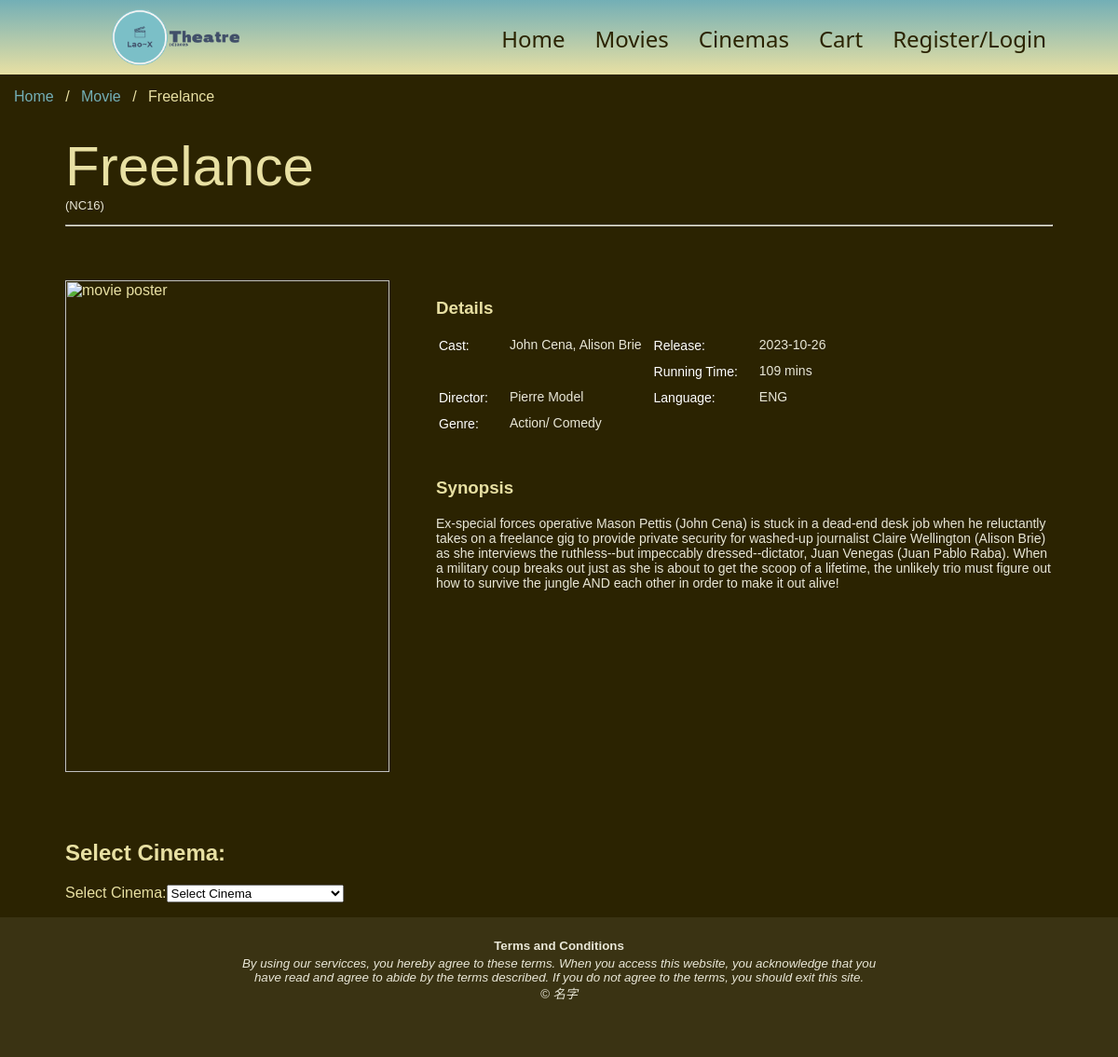
The app's page /get_movie.php?movie=1 with its own data.
### tables this page shows
CREATE TABLE IF NOT EXISTS `MOVIE` 
(
  `movie_id` int(5) NOT NULL AUTO_INCREMENT,
  `movie_name` varchar(50) NOT NULL,
  `duration` int(3) NOT NULL COMMENT 'mins',
  `language` varchar(3) NOT NULL COMMENT 'ENG / CHI/  HIN / MAL',
  `genre` varchar(50) NOT NULL,
  `cast` varchar(50) NOT NULL,
  `release_date` date NOT NULL,
  `synopsis` varchar(10000) NOT NULL,
  `image_dir` varchar(500) NOT NULL,
  `rating` varchar(50) NOT NULL,
   
  `director` varchar(200) NOT NULL,
  PRIMARY KEY (`movie_id`)
  
);

### get_movie.php (the view, shortened to what this page needs)
<?php
    $servername ="localhost";
    $username = "f32ee";
    $password = "f32ee";
    $dbname = "f32ee";
    $movie_id = (int)$_GET['movie'];
    $db = mysqli_connect($servername, $username, $password, $dbname);
    $query = "SELECT * FROM MOVIE WHERE movie_id=$movie_id";
    $result = $db->query($query);
    $row = $result->fetch_assoc();
    $movie_name = $row['movie_name'];
    $duration = $row['duration'];
    $language = $row['language'];
    $genre = $row['genre'];
    $release_date = $row['release_date'];
    $image_dir = $row['image_dir'];
    $synopsis = $row['synopsis'];
    $rating = $row['rating'];
    $cast = $row['cast'];
    $director = $row['director'];
?>
<html lang="en">
<head>
    <link rel="stylesheet" href="style.css">
</head>
<body>
    <div id="wrapper">
        <header id="cinema_header">
                <img id='cinema_logo' src="image/logo.png" alt="logo" >
                <table class="cinema">
                    <tr>
                        <td>
                            <a href="index.html">Home</a>
                        </td>
                        <td>
                            <a href="movies.html">Movies</a>
                        </td>
                        <td>
                            <a href="cinema.html">Cinemas</a>
                        </td>
                        <td>
                            <a href="cart.php">Cart</a>
                        </td>
                        <td>
                            <a href="login.html">Register/Login</a>
                        </td>
                    </tr>
                </table>
            </header>
        <ul class="breadcrumb">
            <li><a href="index.html">Home</a></li>
            <li><a href="movies.html">Movie</a></li>
            <li><font color="#e8e0a3"><?php echo $movie_name ?></li>
        </ul>
        <div class="content">
            <div class="mini_wrapper">
                <h class="individual_movie_title"><?php echo $movie_name ?></h>
                <p class="rating">(<?php echo $rating?>)</p>
                <hr class="individual_movie_title">
                <br>
                <div class="individual_mov">
                    <div id="img">
                        <img src="<?php echo $image_dir ?>" alt="movie poster">
                    </div>
                    <div id="info">
                        <div id="details">
                            <h3>Details</h3>
                            <table class="individual_mov" border="0">
                                <tr>
                                    <td rowspan="2" class="label">Cast: </td>
                                    <td rowspan="2" class="detail"><?php echo $cast ?></td>
                                    <td class="label">Release:</td>
                                    <td class="detail"><?php echo $release_date ?></td>
                                </tr>
                                <tr>
                                    <td class="label">Running Time: </td>
                                    <td class="detail"><?php echo $duration ?> mins</td>
                                </tr>
                                <tr>
                                    <td class="label">Director: </td>
                                    <td class="detail"><?php echo $director ?></td>
                                    <td class="label">Language: </td>
                                    <td class="detail"><?php echo $language ?></td>
                                </tr>
                                <tr>
                                    <td class="label">Genre: </td>
                                    <td class="detail"><?php echo $genre ?></td>
                                </tr>
                            </table>
                        </div>
                        <div id="synopsis">
                            <h3>Synopsis</h3>
                            <p><?php echo $synopsis ?></p>
                        </div>
                    </div>
                </div>
                <div class="booking">
                <?php
                    echo "<h2>Select Cinema:</h2>";
                    echo "<form action='' method='post'>";
                    echo "<label for='cinema_id'>Select Cinema:</label>";
                    echo "<select name='cinema_id' id='cinema_id' onchange='this.form.submit()'>";
                    echo "<option value=''>Select Cinema</option>";
                    echo "</select>";
                    echo "</form>";
                ?>
                </div>
            </div>
        </div>
        <footer class="footer">
            <table>
                <tr>
                    <td><small><b>Terms and Conditions</b></small></td>
                </tr>
                <tr>
                    <td><small><i>By using our servicces, you hereby agree to these terms. When you
                        access this website, you acknowledge that you <br>have read and agree to abide by
                        the terms described. If you do not agree to the terms,
                        you should exit this site. <br>&copy; 名字</i></small>
                     </td>
                </tr>
            </table>
        </footer>
    </div>
</body>
</html>

### style.css (style rules this page uses)
header { height: 20%; background: linear-gradient(#73afb6, #e8e0a3); text-align: center; padding-top:10px; padding-bottom: 10px; }
body { background-color: #2b2301; border: 0; margin: 0; font-family: Verdana, sans-serif; }
footer { background-color: #3a3313; bottom:0; width:100%; min-height: 150; }
footer table { color: #e9e7d7; border: 0px 20px 0px 0px; padding: 20px; margin: auto; }
footer table td { text-align: center; }
#cinema_logo { float: left; height: 100%; padding-left: 10%; }
#cinema_header { background-color: #e8e0a3; height: 10%; }
table.cinema { background-color: #ffffff00; list-style-type: none; margin: 0; padding-top: 1%; padding-right: 5%; float: right; align-content: center; }
table.cinema { color: #e9e7d7; }
table.cinema td { padding-left: 15px; padding-right: 15px; }
table.cinema a { display: block; color: #2b2301; text-align: center; text-decoration: none; font-family: 'Segoe UI', Tahoma, Geneva, Verdana, sans-serif; font-weight: 400; font-size: x-large; }
div.content { clear: both; }
* { box-sizing: border-box; }
img { vertical-align: middle; }
ul.breadcrumb { list-style: none; background-color: #2b2301; margin-top: 0px; padding: 15px; }
ul.breadcrumb li { display: inline; font-size: 16px; }
ul.breadcrumb li+li:before { padding: 8px; color: #e8e0a3; content: "/\00a0"; }
ul.breadcrumb li a { color: #73afb6; text-decoration: none; }
p.rating { margin-top: 0px; color: #FFF; font-size: 13px; }
h.individual_movie_title { color: #e8e0a3; font-size: 60px; margin-bottom: 0px; }
div.mini_wrapper { width: 1060px; margin: auto; }
p.rating { margin-top: 0px; color: #e9e7d7; font-size: 13px; }
hr.individual_movie_title { border-color: #e9e7d7; }
div.individual_mov { display: flex; padding-bottom: 5%; padding-top: 3%; }
#img img { width: 348; height: 528; }
div #info { padding-left: 50px; }
table.individual_mov { padding-bottom: 20px; }
table.individual_mov td { color: #e9e7d7; vertical-align: top; font-size: 14px; }
table.individual_mov td.detail { max-width: 300px; padding: 0px 10px 10px 20px }
table.individual_mov td.label { color: #fff; }
#synopsis p { font-size: 14px; color: #e9e7d7; }

### records on screen
movie: movie_name "Freelance", rating "NC16", cast "John Cena, Alison Brie", release_date "2023-10-26", duration "109", director "Pierre Model", language "ENG", genre "Action/ Comedy", synopsis "Ex-special forces operative Mason Pettis (John Cena) is stuck in a dead-end desk job when he reluctantly takes on a freelance gig to provide private security for washed-up journalist Claire Wellington (Alison Brie) as she interviews the ruthless--but impeccably dressed--dictator, Juan Venegas (Juan Pablo Raba). When a military coup breaks out just as she is about to get the scoop of a lifetime, the unlikely trio must figure out how to survive the jungle AND each other in order to make it out alive!"
